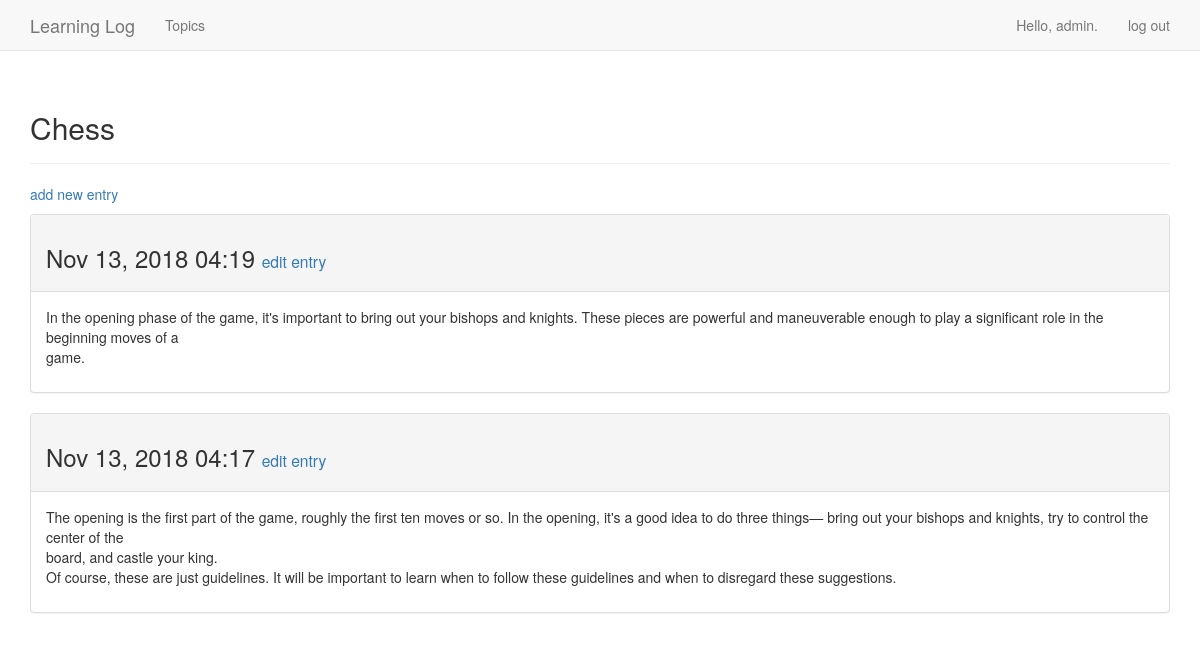
The app's page /topics/1/ (signed in), older data.
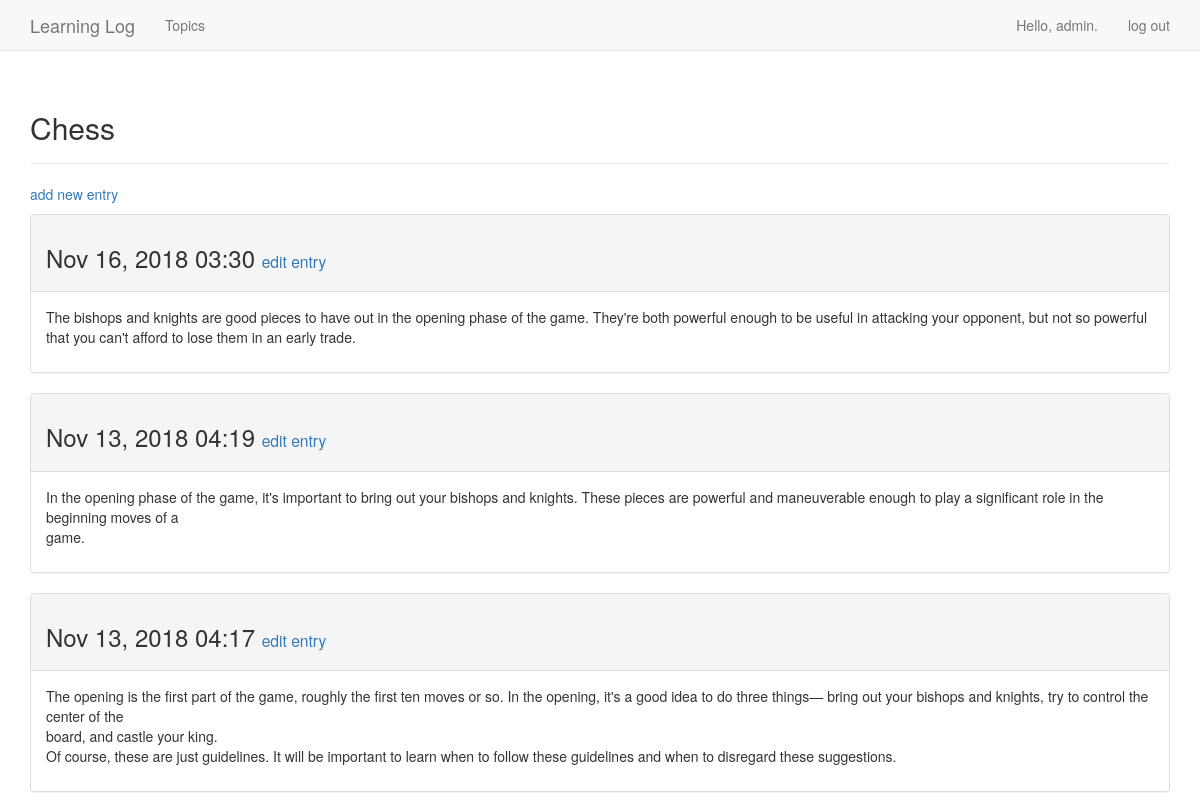
The same page, newer data.
### learning_logs/models.py (models this page shows, shortened)
class Topic(models.Model):
    text = models.CharField(max_length=200)
    date_added = models.DateTimeField(auto_now_add=True)
    owner = models.ForeignKey(User, on_delete=models.CASCADE)
    def __str__(self):
        return self.text

class Entry(models.Model):
    topic = models.ForeignKey(Topic, on_delete=models.CASCADE)
    text = models.TextField()
    date_added = models.DateTimeField(auto_now_add=True)
    class Meta:
        verbose_name_plural = 'entries'

### learning_logs/views.py (the view)
# urls.py: url(r'^topics/(?P<topic_id>\d+)/$', views.topic, name='topic'),
@login_required
def topic(request, topic_id):
    topic = Topic.objects.get(id=topic_id)
    if topic.owner != request.user:
        raise Http404
    entries = topic.entry_set.order_by('-date_added')
    context = {'topic':topic, 'entries':entries}
    return render(request, 'learning_logs/topic.html', context)

### learning_logs/templates/learning_logs/topic.html
{% extends 'learning_logs/base.html' %}
{% block header %}
    <h2>{{topic}}</h2>
{% endblock header %}
{% block content %}
    <p>
        <a href="{% url 'learning_logs:new_entry' topic.id %}">add new entry</a>
    </p>
    {% for entry in entries %}
        <div class="panel panel-default">
            <div class="panel-heading">
                <h3>
                    {{ entry.date_added|date:'M d, Y H:i' }}
                    <small>
                        <a href="{% url 'learning_logs:edit_entry' entry.id %}">edit entry</a>
                    </small>
                </h3>
            </div>
            <div class="panel-body">
                {{ entry.text|linebreaks}}
            </div>
        </div>
    {% empty %}
        There are no entries for this topic yet;
    {% endfor %}
{% endblock content %}

### learning_logs/templates/learning_logs/base.html (shortened to what this page needs)
{% load bootstrap3 %}
<html>
 <head>
     {% bootstrap_css %}
 </head>
<body>
    <nav class="navbar navbar-default navbar-static-top">
        <div class="container">
            <div class="navbar-header">
                <a class="navbar-brand" href="{% url 'learning_logs:index' %}">Learning Log</a>
            </div>
            <div id="navbar" class="navbar-collapse collapse">
                <ul class="nav navbar-nav">
                    <li><a href="{% url 'learning_logs:topics' %}">Topics</a></li>
                </ul>
                <ul class="nav navbar-nav navbar-right">
                    {% if user.is_authenticated %}
                        <li><a>Hello, {{user.username}}.</a></li>
                        <li><a href="{% url 'users:logout' %}">log out</a></li>
                    {% else %}
                        <li><a href="{% url 'users:register' %}">register</a></li>
                        <li><a href="{% url 'users:login' %}">log in</a></li>
                    {% endif %}
                </ul>
            </div>
        </div>
    </nav>
    <div class="container">
        <div class="page-header">
            {% block header %}{% endblock header %}
        </div>
        <div>
            {% block content %}{% endblock content %}
        </div>
    </div>
</body>
</html>

Row changes from the older to the newer data that the page shows:
added Entry: date_added "Nov 16, 2018 03:30", text "The bishops and knights are good pieces to have out in the opening phase of the game. They're both powerful enough to be useful in attacking your opponent, but not so powerful that you can't afford to lose them in an early trade."
